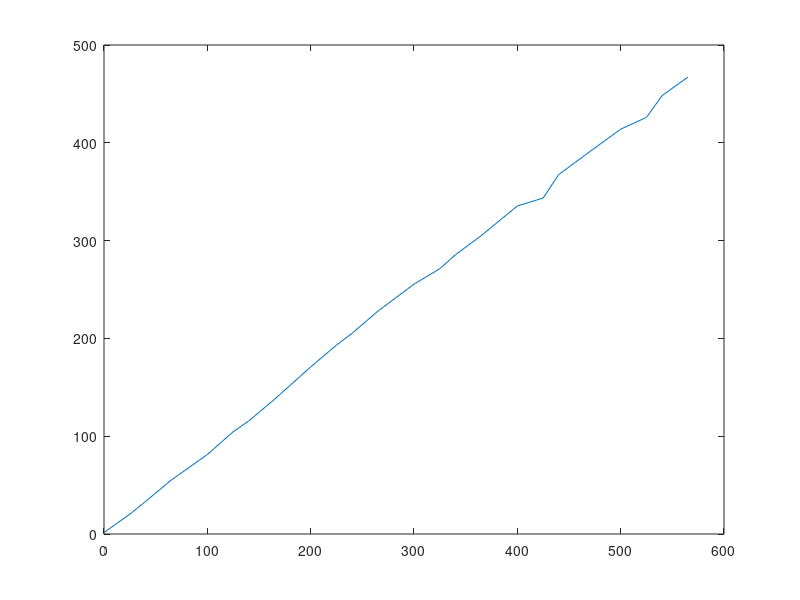

This figure's MATLAB source:
clear all
close all
clc

P_real = [0 25 40 65 100 125 140 165 200 225 240 265 300 325 340 365 400 ...
    425 440 465 500 525 540 565];
P_read = [1.50 20.28 33.10 55.08 81.27 104.52 115.56 137.7 170.8 193.2 ...
    205.15 227.8 255.45 271.31 285.42 305.04 335.41 343.54 367.46 387.02 ...
    413.93 426.01 448.13 467.18];
plot(P_real,P_read);